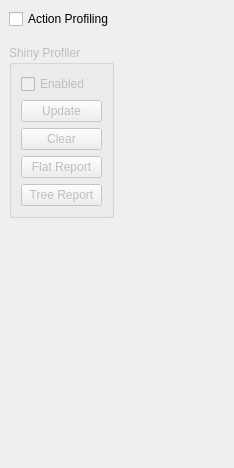
<?xml version="1.0" encoding="UTF-8"?>
<ui version="4.0">
 <class>profilerdock</class>
 <widget class="QDockWidget" name="profilerdock">
  <property name="geometry">
   <rect>
    <x>0</x>
    <y>0</y>
    <width>234</width>
    <height>468</height>
   </rect>
  </property>
  <property name="windowTitle">
   <string>Profiler</string>
  </property>
  <widget class="QWidget" name="dockWidgetContents">
   <layout class="QGridLayout" name="gridLayout">
    <item row="2" column="0">
     <widget class="QGroupBox" name="groupBox">
      <property name="enabled">
       <bool>false</bool>
      </property>
      <property name="title">
       <string>Shiny Profiler</string>
      </property>
      <layout class="QVBoxLayout" name="verticalLayout">
       <item>
        <widget class="QCheckBox" name="shinyProfiler">
         <property name="text">
          <string>Enabled</string>
         </property>
        </widget>
       </item>
       <item>
        <widget class="QPushButton" name="shinyUpdateBtn">
         <property name="enabled">
          <bool>false</bool>
         </property>
         <property name="text">
          <string>Update</string>
         </property>
        </widget>
       </item>
       <item>
        <widget class="QPushButton" name="shinyClearBtn">
         <property name="enabled">
          <bool>false</bool>
         </property>
         <property name="text">
          <string>Clear</string>
         </property>
        </widget>
       </item>
       <item>
        <widget class="QPushButton" name="shinyFlatBtn">
         <property name="enabled">
          <bool>false</bool>
         </property>
         <property name="text">
          <string>Flat Report</string>
         </property>
        </widget>
       </item>
       <item>
        <widget class="QPushButton" name="shinyTreeBtn">
         <property name="enabled">
          <bool>false</bool>
         </property>
         <property name="text">
          <string>Tree Report</string>
         </property>
        </widget>
       </item>
      </layout>
     </widget>
    </item>
    <item row="3" column="0">
     <spacer name="verticalSpacer">
      <property name="orientation">
       <enum>Qt::Vertical</enum>
      </property>
      <property name="sizeHint" stdset="0">
       <size>
        <width>20</width>
        <height>40</height>
       </size>
      </property>
     </spacer>
    </item>
    <item row="0" column="0">
     <widget class="QCheckBox" name="actionProfiler">
      <property name="text">
       <string>Action Profiling</string>
      </property>
     </widget>
    </item>
    <item row="1" column="0">
     <spacer name="verticalSpacer_2">
      <property name="orientation">
       <enum>Qt::Vertical</enum>
      </property>
      <property name="sizeType">
       <enum>QSizePolicy::Fixed</enum>
      </property>
      <property name="sizeHint" stdset="0">
       <size>
        <width>20</width>
        <height>10</height>
       </size>
      </property>
     </spacer>
    </item>
    <item row="2" column="1">
     <spacer name="horizontalSpacer">
      <property name="orientation">
       <enum>Qt::Horizontal</enum>
      </property>
      <property name="sizeHint" stdset="0">
       <size>
        <width>40</width>
        <height>20</height>
       </size>
      </property>
     </spacer>
    </item>
   </layout>
  </widget>
 </widget>
 <resources/>
 <connections>
  <connection>
   <sender>actionProfiler</sender>
   <signal>toggled(bool)</signal>
   <receiver>profilerdock</receiver>
   <slot>toggleActionProfiling(bool)</slot>
   <hints>
    <hint type="sourcelabel">
     <x>82</x>
     <y>44</y>
    </hint>
    <hint type="destinationlabel">
     <x>116</x>
     <y>233</y>
    </hint>
   </hints>
  </connection>
  <connection>
   <sender>shinyProfiler</sender>
   <signal>toggled(bool)</signal>
   <receiver>profilerdock</receiver>
   <slot>toggleShiny(bool)</slot>
   <hints>
    <hint type="sourcelabel">
     <x>82</x>
     <y>111</y>
    </hint>
    <hint type="destinationlabel">
     <x>116</x>
     <y>233</y>
    </hint>
   </hints>
  </connection>
  <connection>
   <sender>shinyClearBtn</sender>
   <signal>clicked()</signal>
   <receiver>profilerdock</receiver>
   <slot>shinyClear()</slot>
   <hints>
    <hint type="sourcelabel">
     <x>78</x>
     <y>177</y>
    </hint>
    <hint type="destinationlabel">
     <x>116</x>
     <y>233</y>
    </hint>
   </hints>
  </connection>
  <connection>
   <sender>shinyFlatBtn</sender>
   <signal>clicked()</signal>
   <receiver>profilerdock</receiver>
   <slot>shinyFlatReport()</slot>
   <hints>
    <hint type="sourcelabel">
     <x>78</x>
     <y>211</y>
    </hint>
    <hint type="destinationlabel">
     <x>116</x>
     <y>233</y>
    </hint>
   </hints>
  </connection>
  <connection>
   <sender>shinyTreeBtn</sender>
   <signal>clicked()</signal>
   <receiver>profilerdock</receiver>
   <slot>shinyTreeReport()</slot>
   <hints>
    <hint type="sourcelabel">
     <x>78</x>
     <y>245</y>
    </hint>
    <hint type="destinationlabel">
     <x>116</x>
     <y>233</y>
    </hint>
   </hints>
  </connection>
  <connection>
   <sender>shinyProfiler</sender>
   <signal>toggled(bool)</signal>
   <receiver>shinyClearBtn</receiver>
   <slot>setEnabled(bool)</slot>
   <hints>
    <hint type="sourcelabel">
     <x>82</x>
     <y>111</y>
    </hint>
    <hint type="destinationlabel">
     <x>78</x>
     <y>177</y>
    </hint>
   </hints>
  </connection>
  <connection>
   <sender>shinyProfiler</sender>
   <signal>toggled(bool)</signal>
   <receiver>shinyFlatBtn</receiver>
   <slot>setEnabled(bool)</slot>
   <hints>
    <hint type="sourcelabel">
     <x>82</x>
     <y>111</y>
    </hint>
    <hint type="destinationlabel">
     <x>78</x>
     <y>211</y>
    </hint>
   </hints>
  </connection>
  <connection>
   <sender>shinyProfiler</sender>
   <signal>toggled(bool)</signal>
   <receiver>shinyTreeBtn</receiver>
   <slot>setEnabled(bool)</slot>
   <hints>
    <hint type="sourcelabel">
     <x>82</x>
     <y>111</y>
    </hint>
    <hint type="destinationlabel">
     <x>78</x>
     <y>245</y>
    </hint>
   </hints>
  </connection>
  <connection>
   <sender>shinyProfiler</sender>
   <signal>toggled(bool)</signal>
   <receiver>shinyUpdateBtn</receiver>
   <slot>setEnabled(bool)</slot>
   <hints>
    <hint type="sourcelabel">
     <x>82</x>
     <y>111</y>
    </hint>
    <hint type="destinationlabel">
     <x>78</x>
     <y>143</y>
    </hint>
   </hints>
  </connection>
  <connection>
   <sender>shinyUpdateBtn</sender>
   <signal>clicked()</signal>
   <receiver>profilerdock</receiver>
   <slot>shinyUpdate()</slot>
   <hints>
    <hint type="sourcelabel">
     <x>78</x>
     <y>143</y>
    </hint>
    <hint type="destinationlabel">
     <x>116</x>
     <y>233</y>
    </hint>
   </hints>
  </connection>
 </connections>
 <slots>
  <slot>toggleActionProfiling(bool)</slot>
  <slot>toggleShiny(bool)</slot>
  <slot>shinyUpdate()</slot>
  <slot>shinyClear()</slot>
  <slot>shinyFlatReport()</slot>
  <slot>shinyTreeReport()</slot>
 </slots>
</ui>
